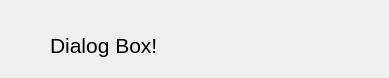
<?xml version="1.0" encoding="UTF-8"?>
<ui version="4.0">
 <class>Dialog</class>
 <widget class="QDialog" name="Dialog">
  <property name="geometry">
   <rect>
    <x>0</x>
    <y>0</y>
    <width>389</width>
    <height>78</height>
   </rect>
  </property>
  <property name="windowTitle">
   <string>Dialog</string>
  </property>
  <widget class="QLabel" name="label">
   <property name="geometry">
    <rect>
     <x>50</x>
     <y>30</y>
     <width>301</width>
     <height>31</height>
    </rect>
   </property>
   <property name="font">
    <font>
     <pointsize>16</pointsize>
    </font>
   </property>
   <property name="frameShape">
    <enum>QFrame::NoFrame</enum>
   </property>
   <property name="text">
    <string>Dialog Box!</string>
   </property>
  </widget>
 </widget>
 <resources/>
 <connections/>
</ui>
